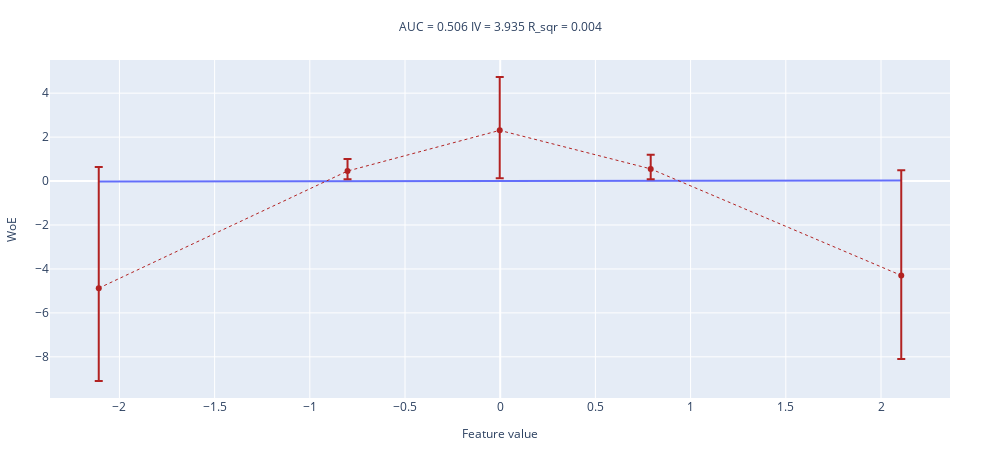

Notebook code cell kept with this figure:
### Code cell
np.random.seed(42)

# ---------- Генерация НЕМОНОТОННОГО признака ----------
sample_size = 10000

# Признак: нормальное распределение
x = np.random.normal(0, 1.5, sample_size)

# Таргет: вероятность зависит от КВАДРАТА признака (парабола!)
# Максимальная вероятность при x ≈ 0, минимальная на краях
p = 1 / (1 + np.exp(-(-3 * x**2 + 2)))  # p = sigmoid(-3*x² + 2)
y = np.random.binomial(1, p)

woe_line(values=x, target=y, n_buckets=5)

### Figure 1 — Plotly figure (JSON) as saved in the notebook; plotly's stock layout.template omitted (floating-point values rounded to 4 significant figures)
{"data": [{"mode": "lines", "name": "interpolation_line", "showlegend": false, "type": "scatter", "x": [-2.109, -0.8019, -0.002504, 0.7905, 2.106], "y": [-0.02052, -0.007858, -0.0001141, 0.007568, 0.02031]}, {"error_y": {"array": [-4.23, 0.543, 2.433, 0.641, -3.808], "arrayminus": [-5.517, 0.3677, 2.183, 0.4657, -4.782], "symmetric": false, "type": "data"}, "line": {"color": "firebrick", "dash": "dot", "width": 1}, "name": "WoE", "showlegend": false, "type": "scatter", "x": [-2.109, -0.8019, -0.002504, 0.7905, 2.106], "y": [-4.874, 0.4553, 2.308, 0.5534, -4.295]}], "layout": {"height": 450, "margin": {"b": 50, "l": 50, "r": 50, "t": 60}, "title": {"font": {"size": 12}, "text": "AUC = 0.506 IV = 3.935 R_sqr = 0.004 ", "x": 0.5, "xanchor": "center", "y": 0.95, "yanchor": "top"}, "width": 1000, "xaxis": {"title": {"font": {"size": 12}, "text": "Feature value"}}, "yaxis": {"title": {"font": {"size": 12}, "text": "WoE"}}}}
